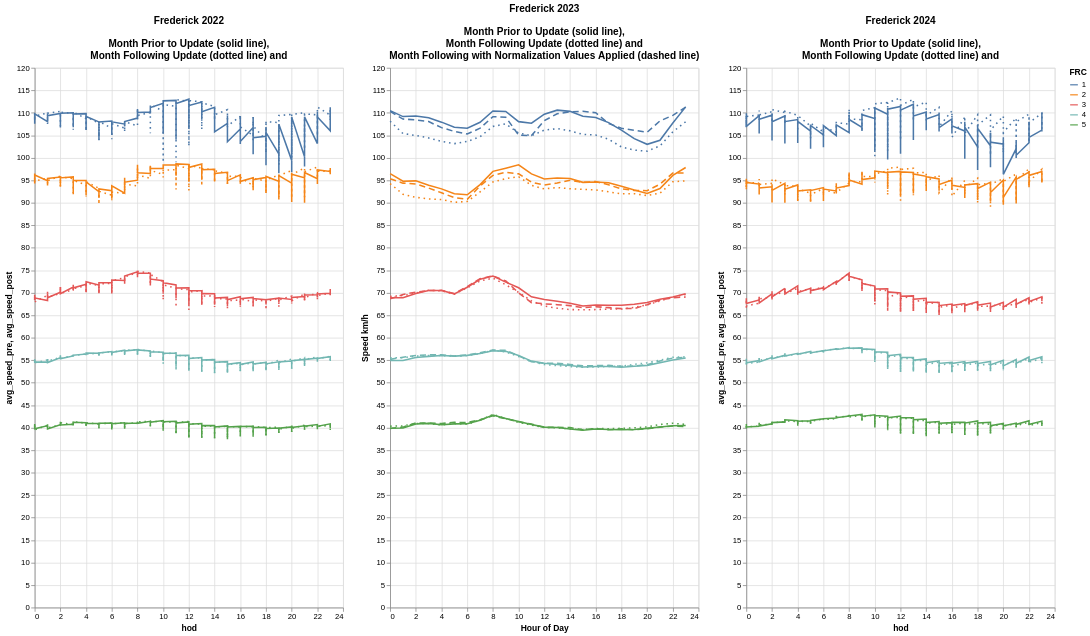

Here is the notebook cell this chart was saved with:
### Code cell
alt.data_transformers.disable_max_rows()

mix_line_pre_2022 = alt.Chart(city_data_frc_2022).mark_line().encode(
                x = 'hod',
                y = 'avg_speed_pre:Q',
                color='FRC:N',
            )
mix_line_post_2022 = alt.Chart(city_data_frc_2022).mark_line(strokeDash=[2,5]).encode(
                x = 'hod',
                y = 'avg_speed_post:Q',
                color='FRC:N',
            )

mix_line_pre_2023 = alt.Chart(city_data_av_merge_23_group).mark_line().encode(
                x = 'hod',
                y = 'avg_speed_pre:Q',
                color='FRC:N',
            )

mix_line_post_2023 = alt.Chart(city_data_av_merge_23_group).mark_line(strokeDash=[2,5]).encode(
                x = 'hod',
                y = 'avg_speed_post:Q',
                color='FRC:N',
            )

mix_line_adj_2023 = alt.Chart(city_data_av_merge_23_group).mark_line(strokeDash=[8,5], thickness = 100).encode(
                x = alt.X('hod', title = 'Hour of Day'),
                y = alt.Y('avg_speed_adj_total:Q', title = 'Speed km/h'),
                color='FRC:N',
            )

mix_line_pre_2024 = alt.Chart(city_data_frc_2024).mark_line().encode(
                x = 'hod',
                y = 'avg_speed_pre:Q',
                color='FRC:N',
            )
mix_line_post_2024 = alt.Chart(city_data_frc_2024).mark_line(strokeDash=[2,5]).encode(
                x = 'hod',
                y = 'avg_speed_post:Q',
                color='FRC:N',
            )

(mix_line_pre_2022 + mix_line_post_2022).properties(height = 700, width = 400, 
                                                                      title = [city_name + ' 2022', \
                                                                               '', \
                                                        'Month Prior to Update (solid line),', \
                                                        'Month Following Update (dotted line) and']
                                                        ) | \
(mix_line_pre + mix_line_post + mix_line_adj).properties(height = 700, width = 400, 
                                                                      title = [city_name + ' 2023', \
                                                                               '', \
                                                        'Month Prior to Update (solid line),', \
                                                        'Month Following Update (dotted line) and', \
                                                        'Month Following with Normalization Values Applied (dashed line)']
                                                        ) | \
(mix_line_pre_2024 + mix_line_post_2024).properties(height = 700, width = 400, 
                                                                      title = [city_name + ' 2024', \
                                                                               '', \
                                                        'Month Prior to Update (solid line),', \
                                                        'Month Following Update (dotted line) and']
                                                        )
